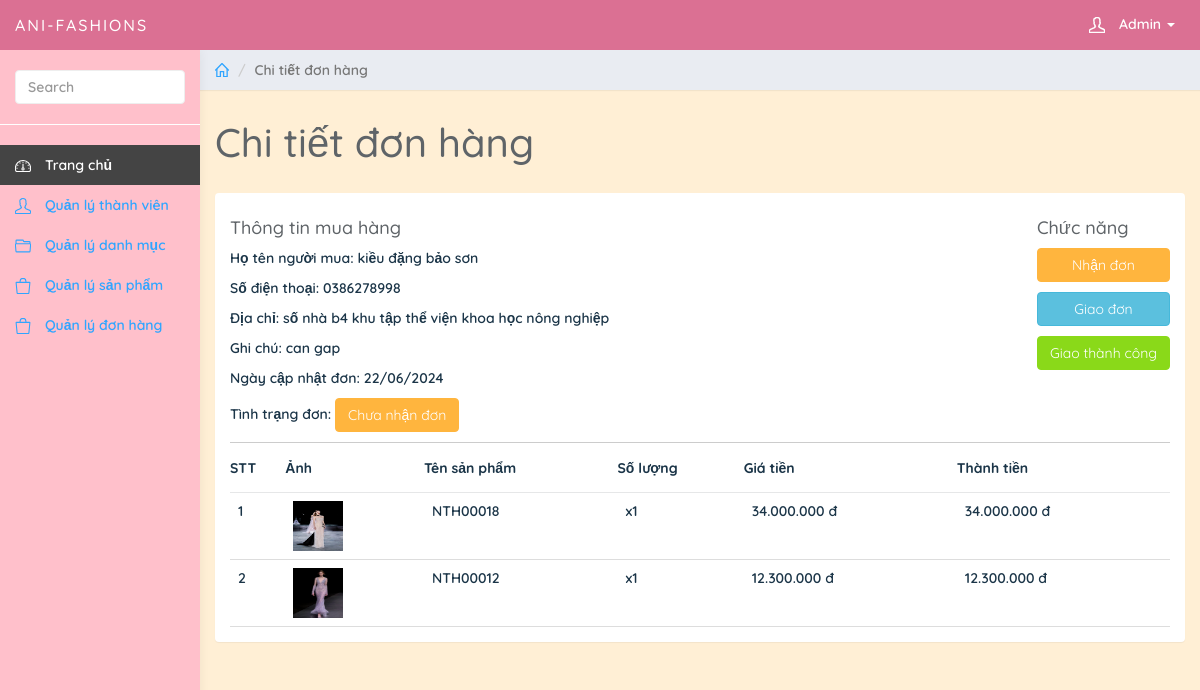
/admin/index.php?page_layout=order_detail.php&id=10 (signed in), run on an earlier commit of the app's database.
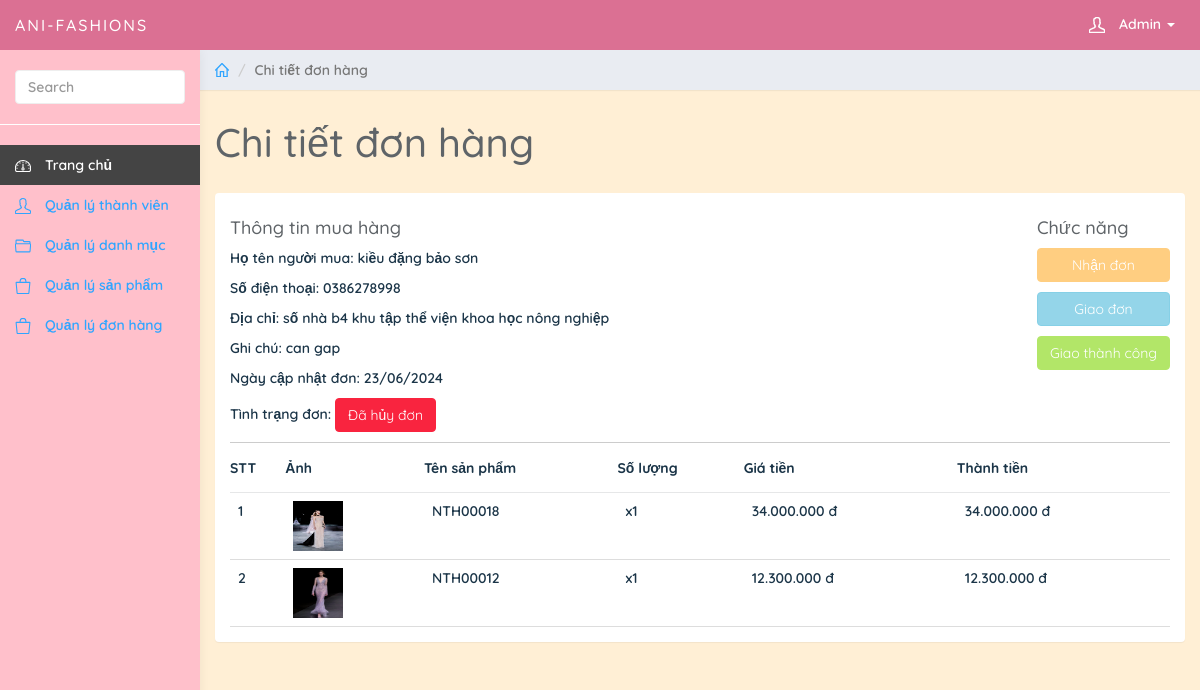
And on a later commit of the database.
### tables this page shows
CREATE TABLE `orders` (
  `id` int(11) NOT NULL,
  `code` varchar(11) NOT NULL,
  `user_id` int(11) NOT NULL,
  `fullname` varchar(255) NOT NULL,
  `email` varchar(255) NOT NULL,
  `phone` varchar(11) DEFAULT NULL,
  `address` text NOT NULL,
  `total` bigint(20) NOT NULL,
  `note` text DEFAULT NULL,
  `payment` varchar(255) NOT NULL,
  `order_date` date NOT NULL,
  `status` int(11) NOT NULL,
  `IsDeleted` int(1) DEFAULT NULL
);

### admin/orders/order_detail.php (the view, shortened to what this page needs)
<?php
if ($connect) {
    if(isset($_GET['id']) && $_GET['id']){
        $order = $connect->query("SELECT * FROM orders WHERE id = ".$_GET['id']);
        $detail = $connect->query("SELECT * FROM orders_detail WHERE id_order = ".$_GET['id']);
        if($detail->num_rows){
            $list = $detail;
            $one = $order->fetch_assoc();
        }else{
            header("Location: ?page_layout=orders");
            exit;
        }
    }else{
        header("Location: ?page_layout=orders");
        exit;
    }
}
?>
<div class="col-sm-9 col-sm-offset-3 col-lg-10 col-lg-offset-2 main">
    <div class="row">
        <ol class="breadcrumb">
            <li>
                <a href="#"><svg class="glyph stroked home">
                        <use xlink:href="#stroked-home"></use>
                    </svg>
                </a>
            </li>
            <li class="active">Chi tiết đơn hàng</li>
        </ol>
    </div>
    <div class="row">
        <div class="col-lg-12">
            <h1 class="page-header">Chi tiết đơn hàng</h1>
        </div>
    </div>
    <div class="row">
        <div class="col-lg-12">
            <div class="panel panel-default">
                <div class="panel-body">
                    <div class="d-flex justify-content-between border-bottom">
                        <div class="">
                            <h4>Thông tin mua hàng</h4>
                            <p>Họ tên người mua: <?=$one['fullname']?></p>
                            <p>Số điện thoại: <?=$one['phone']?></p>
                            <p>Địa chỉ: <?=$one['address']?></p>
                            <p>Ghi chú: <?=$one['note']?></p>
                            <p>Ngày cập nhật đơn: <?php echo date('d/m/Y',strtotime($one['order_date'])) ?></p>
                            <p>
                                Tình trạng đơn:
                                <span class="btn <?php echo $one['status'] == 0 || $one['status'] == 1 || $one['status'] == 2 ? 'btn-warning' : ($one['status'] == 3 ? 'btn-success' : 'btn-danger') ?>">
                                    <?php echo $one['status'] == 0 ? 'Chưa nhận đơn' : ($one['status'] == 1 ? 'Đang nhận đơn' : ($one['status'] == 2 ? 'Đang giao đơn' : ($one['status'] == 3 ? 'Giao thành công' : 'Đã hủy đơn'))) ?>
                                </span>
                            </p>
                        </div>
                        <div class="">
                            <h4>Chức năng</h4>
                            <a href="?page_layout=order_detail.php&id=<?=$one['id']?>&status=1" class="<?=$one['status'] == 3 || $one['status'] == 4 ? 'disabled' : ''?> btn btn-warning d-block mb-2">Nhận đơn</a>
                            <a href="?page_layout=order_detail.php&id=<?=$one['id']?>&status=2" class="<?=$one['status'] == 3 || $one['status'] == 4 ? 'disabled' : ''?> btn btn-info d-block mb-2">Giao đơn</a>
                            <a href="?page_layout=order_detail.php&id=<?=$one['id']?>&status=3" class="<?=$one['status'] == 3 || $one['status'] == 4 ? 'disabled' : ''?> btn btn-success d-block mb-2">Giao thành công</a>
                        </div>
                    </div>
                    <table class="table">
                        <thead>
                            <tr>
                                <th scope="col">STT</th>
                                <th scope="col">Ảnh</th>
                                <th scope="col">Tên sản phẩm</th>
                                <th scope="col">Số lượng</th>
                                <th scope="col">Giá tiền</th>
                                <th scope="col">Thành tiền</th>
                            </tr>
                        </thead>
                        <tbody>
                            <?php
                            $stt = 0;
                            while ($one = mysqli_fetch_assoc($list)) {
                                $stt++;
                                $subtotal = $one['price'] * $one['quantity'];
                            ?>
                                <tr>
                                    <td class=""><?php echo $stt ?></td>
                                    <td class=""><img src="./images/<?php echo $one['image'] ?>" width="50" height="50" alt=""></td>
                                    <td class=""><?php echo $one['name'] ?></td>
                                    <td class="">x<?php echo $one['quantity'] ?></td>
                                    <td class=""><?php echo number_format($one['price'],0,',','.') ?> đ</td>
                                    <td class=""><?php echo number_format($subtotal ,0,',','.') ?> đ</td>
                                </tr>
                            <?php } ?>
                        </tbody>
                    </table>
                </div>
            </div>
        </div>
    </div>
</div>

What changed in the data, as far as the page shows it:
changed orders "kiều đặng bảo sơn": order_date "22/06/2024" → "23/06/2024"; status 0 → 4 (drawn)
Also different on the page:
text no longer shown: "Chưa nhận đơn"
text now shown: "Đã hủy đơn"
